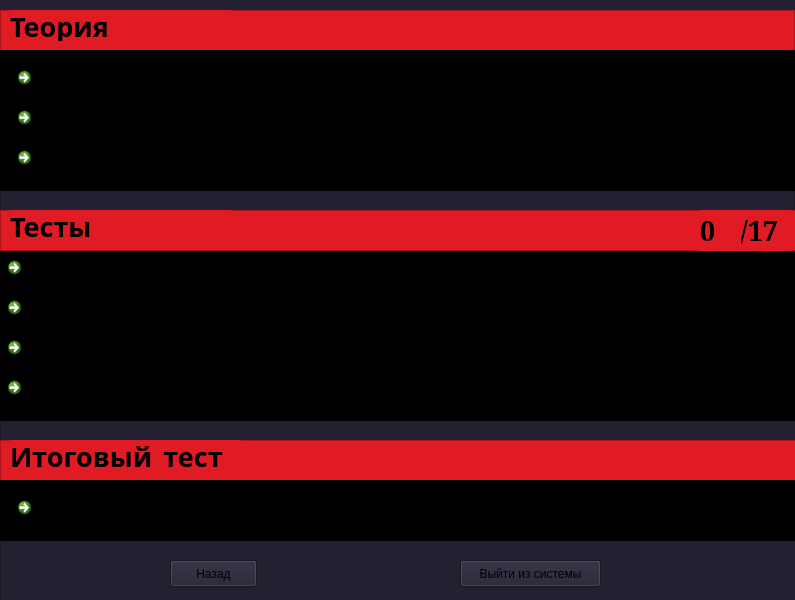
<?xml version="1.0" encoding="UTF-8"?>
<ui version="4.0">
 <class>main_lection</class>
 <widget class="QDialog" name="main_lection">
  <property name="geometry">
   <rect>
    <x>0</x>
    <y>0</y>
    <width>795</width>
    <height>600</height>
   </rect>
  </property>
  <property name="font">
   <font>
    <pointsize>15</pointsize>
   </font>
  </property>
  <property name="windowTitle">
   <string>Обучающая система</string>
  </property>
  <property name="styleSheet">
   <string notr="true">background-color: rgb(36, 31, 49);</string>
  </property>
  <widget class="QFrame" name="frame_6">
   <property name="geometry">
    <rect>
     <x>0</x>
     <y>10</y>
     <width>795</width>
     <height>201</height>
    </rect>
   </property>
   <property name="frameShape">
    <enum>QFrame::Shape::StyledPanel</enum>
   </property>
   <property name="frameShadow">
    <enum>QFrame::Shadow::Raised</enum>
   </property>
   <widget class="QFrame" name="frame">
    <property name="geometry">
     <rect>
      <x>0</x>
      <y>0</y>
      <width>795</width>
      <height>41</height>
     </rect>
    </property>
    <property name="styleSheet">
     <string notr="true">background-color: rgb(224, 27, 36);</string>
    </property>
    <property name="frameShape">
     <enum>QFrame::Shape::StyledPanel</enum>
    </property>
    <property name="frameShadow">
     <enum>QFrame::Shadow::Raised</enum>
    </property>
    <widget class="QLabel" name="Theory">
     <property name="geometry">
      <rect>
       <x>10</x>
       <y>0</y>
       <width>221</width>
       <height>31</height>
      </rect>
     </property>
     <property name="font">
      <font>
       <family>LM Roman 8</family>
       <pointsize>20</pointsize>
       <bold>true</bold>
      </font>
     </property>
     <property name="text">
      <string>Теория</string>
     </property>
    </widget>
   </widget>
   <widget class="QFrame" name="frame_window_lection">
    <property name="geometry">
     <rect>
      <x>0</x>
      <y>40</y>
      <width>795</width>
      <height>141</height>
     </rect>
    </property>
    <property name="styleSheet">
     <string notr="true">background-color: rgb(0, 0, 0);</string>
    </property>
    <property name="frameShape">
     <enum>QFrame::Shape::StyledPanel</enum>
    </property>
    <property name="frameShadow">
     <enum>QFrame::Shadow::Raised</enum>
    </property>
    <widget class="QCommandLinkButton" name="Lection1">
     <property name="geometry">
      <rect>
       <x>10</x>
       <y>10</y>
       <width>371</width>
       <height>41</height>
      </rect>
     </property>
     <property name="font">
      <font>
       <family>Utopia</family>
       <pointsize>13</pointsize>
      </font>
     </property>
     <property name="text">
      <string>Лекция №1. Описания и константы</string>
     </property>
    </widget>
    <widget class="QCommandLinkButton" name="Lection2">
     <property name="geometry">
      <rect>
       <x>10</x>
       <y>50</y>
       <width>691</width>
       <height>41</height>
      </rect>
     </property>
     <property name="font">
      <font>
       <family>Utopia</family>
       <pointsize>13</pointsize>
      </font>
     </property>
     <property name="text">
      <string>Лекция №2. Базовые конструкции структурного программирования</string>
     </property>
    </widget>
    <widget class="QCommandLinkButton" name="Lection3">
     <property name="geometry">
      <rect>
       <x>10</x>
       <y>90</y>
       <width>451</width>
       <height>41</height>
      </rect>
     </property>
     <property name="font">
      <font>
       <family>Utopia</family>
       <pointsize>13</pointsize>
      </font>
     </property>
     <property name="text">
      <string>Лекция №3. Описания и константы</string>
     </property>
    </widget>
   </widget>
  </widget>
  <widget class="QFrame" name="frame_itogtest">
   <property name="geometry">
    <rect>
     <x>0</x>
     <y>420</y>
     <width>801</width>
     <height>201</height>
    </rect>
   </property>
   <property name="frameShape">
    <enum>QFrame::Shape::StyledPanel</enum>
   </property>
   <property name="frameShadow">
    <enum>QFrame::Shadow::Raised</enum>
   </property>
   <widget class="QFrame" name="frame_3">
    <property name="geometry">
     <rect>
      <x>0</x>
      <y>20</y>
      <width>801</width>
      <height>41</height>
     </rect>
    </property>
    <property name="styleSheet">
     <string notr="true">background-color: rgb(224, 27, 36);</string>
    </property>
    <property name="frameShape">
     <enum>QFrame::Shape::StyledPanel</enum>
    </property>
    <property name="frameShadow">
     <enum>QFrame::Shadow::Raised</enum>
    </property>
    <widget class="QLabel" name="tests">
     <property name="geometry">
      <rect>
       <x>10</x>
       <y>0</y>
       <width>231</width>
       <height>31</height>
      </rect>
     </property>
     <property name="font">
      <font>
       <family>LM Roman 8</family>
       <pointsize>20</pointsize>
       <bold>true</bold>
      </font>
     </property>
     <property name="text">
      <string>Итоговый тест</string>
     </property>
    </widget>
   </widget>
   <widget class="QFrame" name="frame_testing">
    <property name="geometry">
     <rect>
      <x>0</x>
      <y>60</y>
      <width>821</width>
      <height>61</height>
     </rect>
    </property>
    <property name="styleSheet">
     <string notr="true">background-color: rgb(0, 0, 0);</string>
    </property>
    <property name="frameShape">
     <enum>QFrame::Shape::StyledPanel</enum>
    </property>
    <property name="frameShadow">
     <enum>QFrame::Shadow::Raised</enum>
    </property>
    <widget class="QCommandLinkButton" name="itogovoe_testirovanie">
     <property name="geometry">
      <rect>
       <x>10</x>
       <y>10</y>
       <width>491</width>
       <height>41</height>
      </rect>
     </property>
     <property name="font">
      <font>
       <pointsize>15</pointsize>
      </font>
     </property>
     <property name="text">
      <string>Итоговое тестирование по программированию</string>
     </property>
    </widget>
    <widget class="QLabel" name="label">
     <property name="geometry">
      <rect>
       <x>700</x>
       <y>20</y>
       <width>66</width>
       <height>19</height>
      </rect>
     </property>
     <property name="text">
      <string/>
     </property>
    </widget>
   </widget>
   <widget class="QPushButton" name="quit_system">
    <property name="geometry">
     <rect>
      <x>460</x>
      <y>140</y>
      <width>141</width>
      <height>27</height>
     </rect>
    </property>
    <property name="text">
     <string>Выйти из системы</string>
    </property>
   </widget>
   <widget class="QPushButton" name="back">
    <property name="geometry">
     <rect>
      <x>170</x>
      <y>140</y>
      <width>87</width>
      <height>27</height>
     </rect>
    </property>
    <property name="text">
     <string>Назад</string>
    </property>
   </widget>
  </widget>
  <widget class="QFrame" name="frame_question">
   <property name="geometry">
    <rect>
     <x>0</x>
     <y>250</y>
     <width>811</width>
     <height>171</height>
    </rect>
   </property>
   <property name="styleSheet">
    <string notr="true">background-color: rgb(0, 0, 0);</string>
   </property>
   <property name="frameShape">
    <enum>QFrame::Shape::StyledPanel</enum>
   </property>
   <property name="frameShadow">
    <enum>QFrame::Shadow::Raised</enum>
   </property>
   <widget class="QCommandLinkButton" name="question_withcode">
    <property name="geometry">
     <rect>
      <x>0</x>
      <y>120</y>
      <width>561</width>
      <height>41</height>
     </rect>
    </property>
    <property name="font">
     <font>
      <family>Utopia</family>
      <pointsize>13</pointsize>
      <bold>true</bold>
     </font>
    </property>
    <property name="text">
     <string>Основы программирования. Работа с кодом</string>
    </property>
   </widget>
   <widget class="QCommandLinkButton" name="easy_question">
    <property name="geometry">
     <rect>
      <x>0</x>
      <y>0</y>
      <width>581</width>
      <height>41</height>
     </rect>
    </property>
    <property name="font">
     <font>
      <family>Utopia</family>
      <pointsize>13</pointsize>
     </font>
    </property>
    <property name="text">
     <string>Основы программирования. Вопросы легкой сложности</string>
    </property>
   </widget>
   <widget class="QCommandLinkButton" name="middle_question">
    <property name="geometry">
     <rect>
      <x>0</x>
      <y>40</y>
      <width>601</width>
      <height>41</height>
     </rect>
    </property>
    <property name="font">
     <font>
      <family>Utopia</family>
      <pointsize>13</pointsize>
     </font>
    </property>
    <property name="text">
     <string>Основы программирования. Вопросы средней сложности</string>
    </property>
   </widget>
   <widget class="QCommandLinkButton" name="hard_question">
    <property name="geometry">
     <rect>
      <x>0</x>
      <y>80</y>
      <width>601</width>
      <height>41</height>
     </rect>
    </property>
    <property name="font">
     <font>
      <family>Utopia</family>
      <pointsize>13</pointsize>
     </font>
    </property>
    <property name="text">
     <string>Основы программирования. Вопросы высокой сложности</string>
    </property>
   </widget>
  </widget>
  <widget class="QFrame" name="frame_zadania">
   <property name="geometry">
    <rect>
     <x>0</x>
     <y>210</y>
     <width>801</width>
     <height>41</height>
    </rect>
   </property>
   <property name="styleSheet">
    <string notr="true">background-color: rgb(224, 27, 36);</string>
   </property>
   <property name="frameShape">
    <enum>QFrame::Shape::StyledPanel</enum>
   </property>
   <property name="frameShadow">
    <enum>QFrame::Shadow::Raised</enum>
   </property>
   <widget class="QLabel" name="zadanie">
    <property name="geometry">
     <rect>
      <x>10</x>
      <y>0</y>
      <width>221</width>
      <height>31</height>
     </rect>
    </property>
    <property name="font">
     <font>
      <family>LM Roman 8</family>
      <pointsize>20</pointsize>
      <bold>true</bold>
     </font>
    </property>
    <property name="text">
     <string>Тесты</string>
    </property>
   </widget>
   <widget class="QLabel" name="label_28">
    <property name="geometry">
     <rect>
      <x>740</x>
      <y>0</y>
      <width>51</width>
      <height>41</height>
     </rect>
    </property>
    <property name="font">
     <font>
      <family>Serif</family>
      <pointsize>20</pointsize>
      <bold>true</bold>
     </font>
    </property>
    <property name="text">
     <string>/17</string>
    </property>
   </widget>
   <widget class="QLabel" name="max_balls">
    <property name="geometry">
     <rect>
      <x>700</x>
      <y>0</y>
      <width>41</width>
      <height>41</height>
     </rect>
    </property>
    <property name="font">
     <font>
      <family>Serif</family>
      <pointsize>20</pointsize>
      <bold>true</bold>
     </font>
    </property>
    <property name="text">
     <string>0</string>
    </property>
   </widget>
  </widget>
 </widget>
 <resources/>
 <connections/>
</ui>
